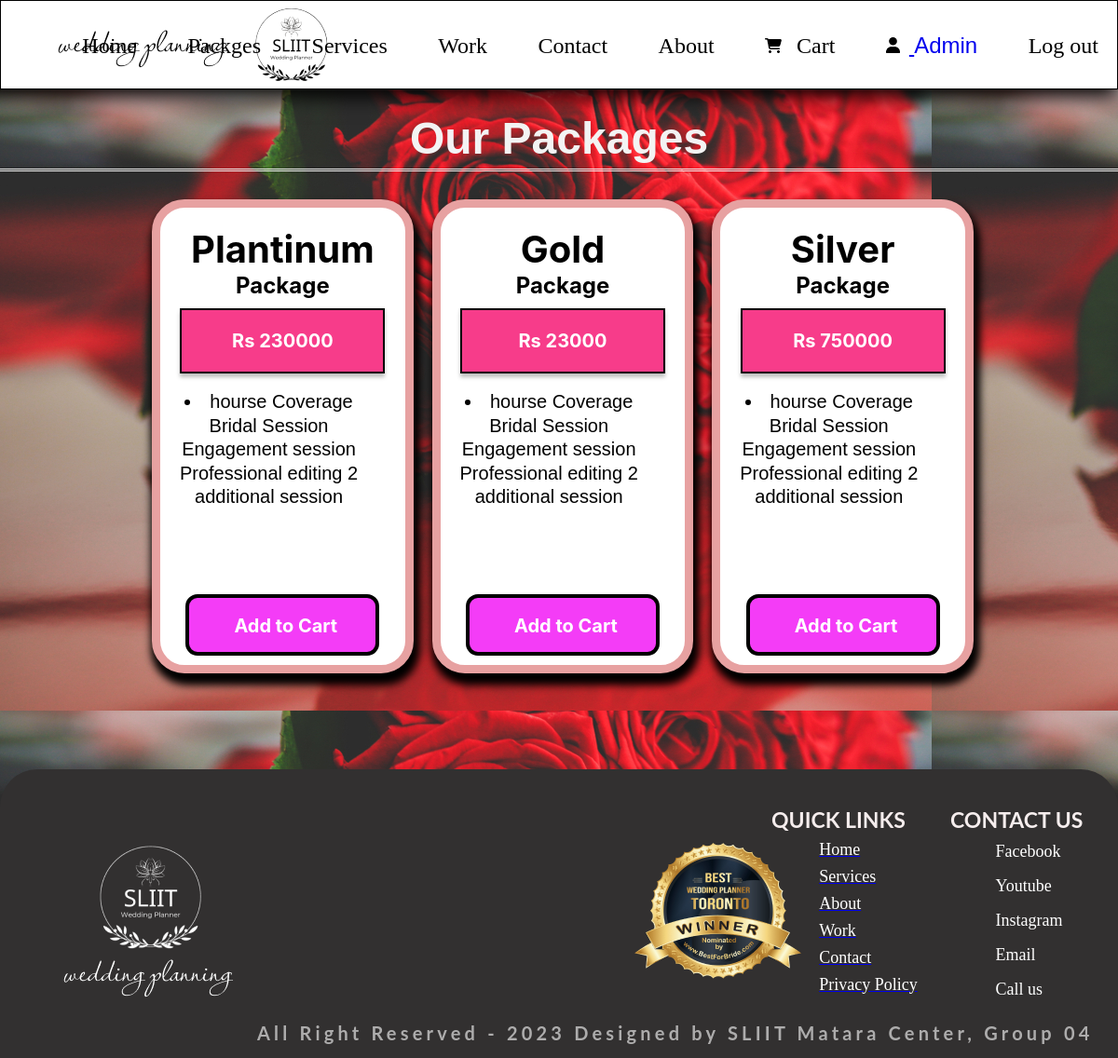
The app's page /package.php (signed in) with its own data.
### tables this page shows
CREATE TABLE `package` (
  `id` int(200) NOT NULL,
  `package_name` varchar(30) NOT NULL,
  `package_price` int(11) NOT NULL,
  `package_description` varchar(300) NOT NULL,
  `package_image` varchar(500) NOT NULL
);

### package.php (the view, shortened to what this page needs)
<?php
include_once 'logHeader.php';
?>
<?php
require 'includes/config.php';
?>
<form action="addtocart.php" method="GET">
        <link rel="stylesheet" href="./Style/package.css">
        <main style="background-image: url(./images/packages/4ab0e0b66c.jpg);">
            <div>
                <center><h1 style="padding-bottom: 5px;"> Our Packages</h1></center>
            </div>
            <section class="main-box">
    <?php
                $sql = "SELECT * FROM package";
                $result = $conn->query($sql);
                if ($result->num_rows > 0) {
                    while ($row = $result->fetch_assoc()) {
                        $packageName = $row["package_name"];
                        $packagePrice = $row["package_price"];
                        $packageDes = $row["package_description"];
                        ?>
                        <div class='package_card'>
                            <div>
                                <h2><?php echo $packageName; ?></h2>
                                <h5>Package</h5>
                            </div>
                            <div class='price'>
                                Rs <?php echo $packagePrice; ?>
                            </div>
                            <div class='discription'>
                                <p><?php $sentences = explode('.', $packageDes);
                                    foreach ($sentences as $sentence) {
                                        $sentence = trim($sentence);
                                        if (!empty($sentence)) {
                                            echo "<li>$sentence</li>";
                                        }
                                    }
                                    ?>
                                </p>
                            </div>
                            <div>
                                <form action='addtocart.php' method='GET'>
                                    <input type='submit' id='submit-btn' class='see_more' value='Add to Cart'>
                                </form>
                            </div>
                        </div>
                        <?php
                    }
                } else {
                    echo "Packages not found!";
                }
                ?>
            </section>
        </main>
        <footer id="footer">
                <div>
                    <div>
                        <img src="./Src/Images/logo/white-logo.png" alt="">
                        <img src="./Src/Images/footer/Planner 1.png" alt="">
                        <ul>
                            <a href="./index.php"><li>Home</li></a>
                            <a href="./service.php"><li>Services</li></a>
                            <a href="./LogAboutus.php"><li>About</li></a>
                            <a href="#"><li>Work</li></a>
                            <a href="./LogContact.php"><li>Contact</li></a>
                            <a href="./privacy_policy.php"><li>Privacy Policy</li></a>
                        </ul>
                        <ul>
                            <a href="#"></a><li>Facebook</li></a>
                            <a href="#"></a><li>Youtube</li></a>
                            <a href="#"></a><li>Instagram</li></a>
                            <a href="#"></a><li>Email</li></a>
                            <a href="#"></a><li>Call us</li></a>
                        </ul>
                    </div>
                    <h3>Quick links</h3>
                    <h3>Contact Us</h3>
                    <p>All Right Reserved - 2023 Designed by SLIIT Matara Center, Group 04</p>
                </div>
        </footer>
    </body>
</html>

### Style/logheader.css (style rules this page uses)
* { margin: 0; padding: 0; font-family: Arial, Helvetica, sans-serif; }
body { background-color: aliceblue; }

### Style/package.css (style rules this page uses)
* { margin: 0; padding: 0; }
main { background-image: url(/images/packages/4ab0e0b66c.jpg); height: 100vh; }
main > div:first-child { padding-top: 25px; color: #f3f3f3; border-bottom: 5px solid rgb(202, 3, 224); font-weight: bolder; font-size: 24px; font-style: normal; font-weight: 700; line-height: normal; border-bottom: double; }
.main-box { display: flex; flex-wrap: wrap; justify-content: center; width: 99%; margin-top: 30px; margin-bottom: 50px; }
.package_card { border: 9px solid rgb(231, 161, 161); background: rgb(255, 255, 255); width: 262.64px; height: 490.676px; flex-shrink: 0; position: relative; margin-left: 20px; border-radius: 35px; box-shadow: black 3px 9px 9px 4px; -webkit-border-radius: 35px; -moz-border-radius: 35px; -ms-border-radius: 35px; -o-border-radius: 35px; }
.package_card > div > h2 { color: #000; text-align: center; font-family: Inter; font-size: 40px; font-style: normal; font-weight: 700; line-height: normal; margin-top: 20px; }
.package_card > div > h5 { color: #000; text-align: center; font-family: Inter; font-size: 24px; font-style: normal; font-weight: 700; line-height: normal; }
.price { width: 120px; height: 30px; display: flex; padding: 18px 48px; justify-content: center; align-items: center; gap: 10px; flex-shrink: 0; border: 2px solid #000; background: #f73c8a; box-shadow: 0px 4px 4px 0px rgba(0, 0, 0, 0.25); position: absolute; left: 0; right: 0; margin: auto; margin-top: 10px; }
.price { color: #fff; font-family: Inter; font-size: 20px; font-style: normal; font-weight: 700; line-height: normal; }
.discription { width: 212.953px; height: 171.737px; flex-shrink: 0; position: absolute; bottom: 25%; margin-left: 10px; color: #000; text-align: center; font-family: Poppins; font-size: 20px; font-style: normal; font-weight: 400; line-height: 127.523%; }
.see_more { display: flex; width: 208px; height: 66px; padding: 18px 48px; justify-content: center; align-items: center; gap: 10px; flex-shrink: 0; border-radius: 13px; border: 4px solid #000; background: #fd2631; backdrop-filter: blur(6.5px); position: absolute; right: 0; left: 0; margin: auto; bottom: 2%; color: #fff; font-family: Inter; font-size: 20px; font-style: normal; font-weight: 700; line-height: normal; }
#submit-btn { border-radius: 13px; border: 4px solid #000; background: #f43cf7; backdrop-filter: blur(6.5px); position: absolute; right: 0; left: 0; margin: auto; bottom: 2%; }
footer > div { height: 310px; flex-shrink: 0; border-radius: 40px 40px 0px 0px; background: #323030; margin-top: -70px; }
footer > div > div { display: flex; justify-content: space-around; align-items: center; }
footer > div > div > img:nth-child(1) { margin-top: 33px; }
footer > div > div > img:nth-child(2) { margin-left: 300px; margin-top: 57px; }
footer > div > div ul { display: inline-flex; flex-direction: column; justify-content: center; align-items: flex-start; gap: 8px; margin-top: 70px; margin-left: -100px; }
footer > div > div > ul:nth-child(3) { padding-right: 65px; }
footer > div > div > ul li { list-style: none; cursor: pointer; font-size: 16px; color: #ffffff; font-family: saunion-serif, Georgia, Times New Roman, Times, serifns-serif; font-size: 18px; font-style: normal; font-weight: 400; line-height: normal; }
footer > div > h3 { color: #f5eded; font-family: Lato; font-size: 23px; font-style: normal; font-weight: 700; line-height: normal; text-transform: uppercase; }
footer > div { position: relative; }
footer > div > h3:nth-child(2) { position: absolute; right: 0; top: 0; left: 69%; margin-top: 40px; }
footer > div > h3:nth-child(3) { position: absolute; right: 0; top: 0; left: 85%; margin-top: 40px; }
footer > div > p:nth-child(4) { color: #ffffff; font-family: Lato; font-size: 20px; font-style: normal; font-weight: 700; line-height: normal; letter-spacing: 4.2px; opacity: 0.6; margin: auto; position: relative; display: inline-block; margin-left: 23%; margin-top: 2%; }

### records on screen
package: package_name "Plantinum", package_price "230000", package_description "hourse Coverage Bridal Session Engagement session Professional editing 2 additional session"
package: package_name "Gold", package_price "23000", package_description "hourse Coverage Bridal Session Engagement session Professional editing 2 additional session"
package: package_name "Silver", package_price "750000", package_description "hourse Coverage Bridal Session Engagement session Professional editing 2 additional session"

### other values on screen
$_SESSION["fname"] "Admin"
